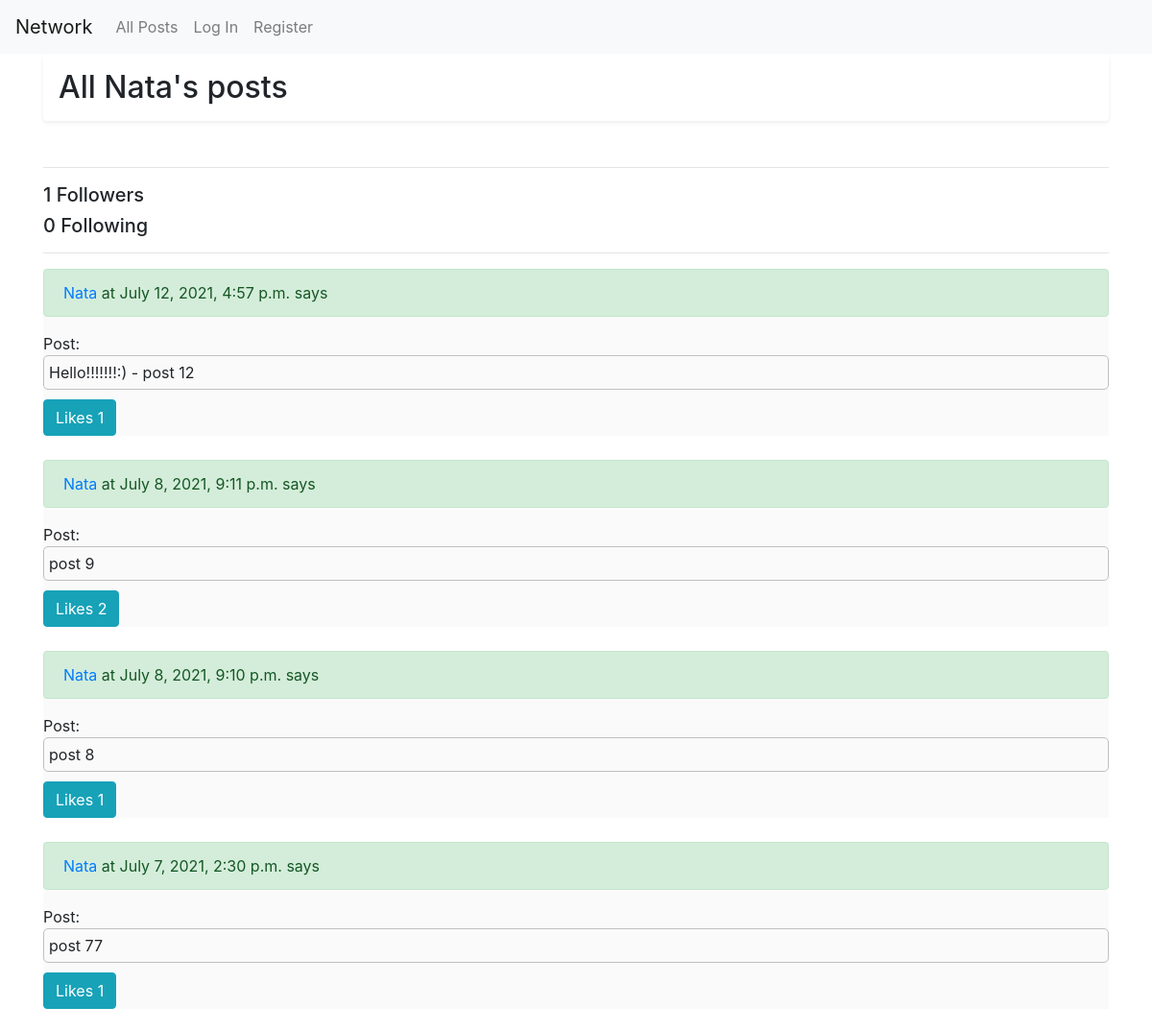
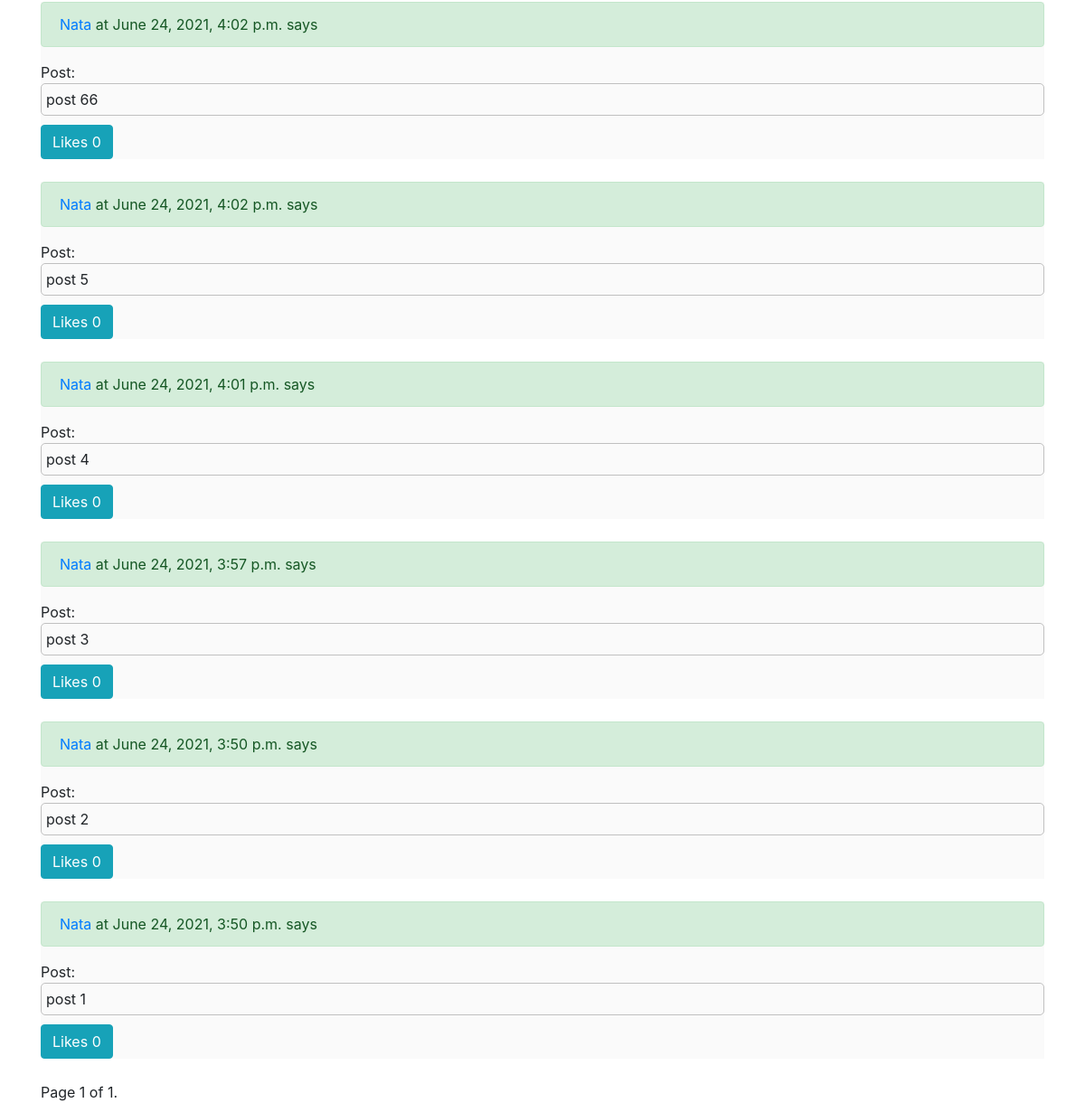
Screenshot of /profile/Nata with the database file from the repository (2 pictures, top to bottom).
### network/models.py (models this page shows, shortened)
class User(AbstractUser):
    posts = models.ForeignKey('Post', on_delete=models.CASCADE, default= None, null=True, blank=True)
    followers = models.ManyToManyField('self', blank=True, related_name='user_followers', symmetrical=False)
    following = models.ManyToManyField('self', blank=True, related_name='user_following', symmetrical=False)

class Post(models.Model):
    author = models.ForeignKey(User, on_delete=models.CASCADE, default= None, null=True, blank=True)
    text = models.CharField(max_length = 500)
    date = models.DateTimeField(auto_now_add=True)
    likes = models.ManyToManyField(User, blank=True, related_name='user_likes')

### network/views.py (the view)
# urls.py: path('profile/<str:name>', views.profile, name='profile'),
def profile(request, name):
    user = User.objects.get(username = name)
    print(user)
    if request.user.is_authenticated:
        liked_posts = request.user.user_likes.all()
    else:
        liked_posts = []
    obj = Post.objects.filter(author = user.id)
    obj = obj.order_by('-date')
    paginator = Paginator(obj, 10)
    page = request.GET.get('page')
    try:
        posts = paginator.page(page)
    except PageNotAnInteger:
        posts = paginator.page(1)
    except EmptyPage:
        posts = paginator.page(paginator.num_pages)
    followers = user.followers.count()
    following = user.following.count()
    return render(request, 'network/profile.html', {
        "posts": posts,
        "liked_posts": liked_posts,
        'username1': user,
        'followers_count': followers,
        'following_count': following
    })

### network/templates/network/profile.html (shortened to what this page needs)
{% extends "network/layout.html" %}
{% load static %}
{% block body %}
<div class="container">
    <h2 id="h2-posts" class="shadow-sm p-3 mb-5 bg-body rounded">All {{username1}}'s posts</h2>
    <hr>
    <div class="">
        <h4 class="nnn" style="display: none;">{{ username1 }}</h4><span>
        <h5 id='followers_count'>{{followers_count}} Followers</h5>
        <h5 id='following_count'>{{following_count}} Following</h5>
        <hr>
    </div>
    <div class="posts-block">
        {% for post in posts %}
                <div class="post-{{post.id}} post">
                    <div class="alert alert-success"><a href = "{{ post.author }}">{{ post.author }}</a> at {{post.date}} says </div>
                    Post:
                    <div class="text-{{post.id}} elem-post">{{post.text}}</div>
                     <div class="my-buttons">
                        {% if user.is_authenticated %}
                        {% if post in liked_posts %}
                            <div class="like"  data-userid="{{ user.id }}">
                                <button class="heart added btn btn-info" type="button" id='heart-{{post.id}}' data-post-id = {{post.id}}>Likes
                                    <span class="likes_number" id='num-{{post.id}}'> {{post.likes.count}}</span>
                                </button>
                            </div>
                        {% else %}
                            <div class="like" data-postid="{{ post.id }}" data-userid="{{ user.id }}">
                                <button class="heart btn btn-info" type="button" id='heart-{{post.id}}' data-post-id = {{post.id}}>Likes
                                    <span class="likes_number" id='num-{{post.id}}'>{{post.likes.count}}</span>
                                </button>
                            </div>
                        {%endif%}
                    {% else %}
                            <div class=" ">
                                <span class="likes_number btn btn-info" id='num-{{post.id}}'>Likes {{post.likes.count}}</span>
                            </div>
                    {%endif%}
                     </div>
            </div>
        {% endfor %}
    </div>
    {% include "network/pagination.html" with page=posts %}
</div>
{% endblock %}

### network/static/network/styles1.css (style rules this page uses)
.elem-post { border: 1px solid silver; border-radius: 5px; padding: 5px; }
.my-buttons { display: flex; flex-flow: row wrap; margin-bottom: 25px; margin-top: 10px; }
.btn { margin-right: 5px; }
.post { background-color: rgb(250, 250, 250); }

### rows the page displays
User: username "Nata"
Post: author "Nata", date "July 12, 2021, 4:57 p.m.", text "Hello!!!!!!!:) - post 12", likes.count "1"
Post: author "Nata", date "July 8, 2021, 9:11 p.m.", text "post 9", likes.count "2"
Post: author "Nata", date "July 8, 2021, 9:10 p.m.", text "post 8", likes.count "1"
Post: author "Nata", date "July 7, 2021, 2:30 p.m.", text "post 77", likes.count "1"
Post: author "Nata", date "June 24, 2021, 4:02 p.m.", text "post 66", likes.count "0"
Post: author "Nata", date "June 24, 2021, 4:02 p.m.", text "post 5", likes.count "0"
Post: author "Nata", date "June 24, 2021, 4:01 p.m.", text "post 4", likes.count "0"
Post: author "Nata", date "June 24, 2021, 3:57 p.m.", text "post 3", likes.count "0"
Post: author "Nata", date "June 24, 2021, 3:50 p.m.", text "post 2", likes.count "0"
Post: author "Nata", date "June 24, 2021, 3:50 p.m.", text "post 1", likes.count "0"

### other values shown
{{ followers_count }} "1"
{{ following_count }} "0"
{{ page.number }} "1"
{{ page.paginator.num_pages }} "1"
